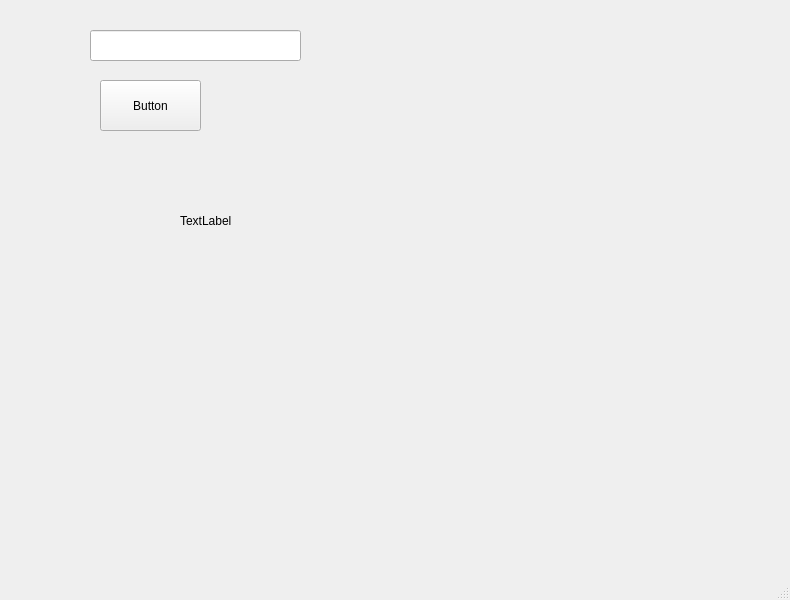
<?xml version="1.0" encoding="UTF-8"?>
<ui version="4.0">
 <class>MainWindow</class>
 <widget class="QMainWindow" name="MainWindow">
  <property name="geometry">
   <rect>
    <x>0</x>
    <y>0</y>
    <width>790</width>
    <height>600</height>
   </rect>
  </property>
  <property name="windowTitle">
   <string>MainWindow</string>
  </property>
  <widget class="QWidget" name="centralwidget">
   <widget class="QPushButton" name="pushButton">
    <property name="geometry">
     <rect>
      <x>100</x>
      <y>80</y>
      <width>101</width>
      <height>51</height>
     </rect>
    </property>
    <property name="text">
     <string>Button</string>
    </property>
   </widget>
   <widget class="QLabel" name="label">
    <property name="geometry">
     <rect>
      <x>180</x>
      <y>190</y>
      <width>121</width>
      <height>61</height>
     </rect>
    </property>
    <property name="text">
     <string>TextLabel</string>
    </property>
   </widget>
   <widget class="QLineEdit" name="lineEdit">
    <property name="geometry">
     <rect>
      <x>90</x>
      <y>30</y>
      <width>211</width>
      <height>31</height>
     </rect>
    </property>
   </widget>
  </widget>
  <widget class="QMenuBar" name="menubar">
   <property name="geometry">
    <rect>
     <x>0</x>
     <y>0</y>
     <width>790</width>
     <height>21</height>
    </rect>
   </property>
  </widget>
  <widget class="QStatusBar" name="statusbar"/>
 </widget>
 <resources/>
 <connections/>
</ui>
